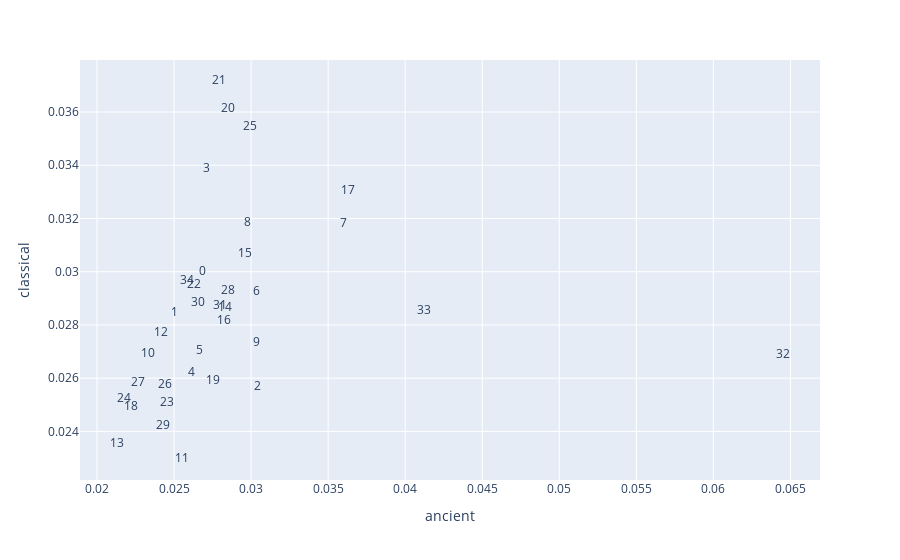

Notebook code for this chart:
### Markdown cell above
### Analysis
The top topics for modern texts include: (27) woman, history, kind, husband, sciences, space, classes, dream, universe, series.
The top topics for classical texts include: (21) reason, happiness, nation, hands, circumstances, slave, conception, consequence, affection, wise, (20) mind, principle, experience, rule, countries, imagination, understanding, mothers, danger, philosopher. 
The top topics for ancient texts include: (32) children, party, philosophy, elements, members, light.

### Code cell
#scatter plot looking at distribution of topics of ancient and classical texts
px.scatter(ERA.reset_index(), 'ancient', 'classical', hover_name='topterms', text='topic_id')\
    .update_traces(mode='text')

### Figure 1 — Plotly figure (JSON) as saved in the notebook; plotly's stock layout.template omitted (floating-point values rounded to 4 significant figures)
{"data": [{"hovertemplate": "<b>%{hovertext}</b><br><br>ancient=%{x}<br>classical=%{y}<br>topic_id=%{text}<extra></extra>", "hovertext": ["character object strength structure regard possibility faith true ground consequences", "form right country home friends authority group attempt antisemitism doctrine", "things mother years rights father need reflection reasons study music", "nature fact sense family source opinions conduct violence community stage", "action good spirit fear movements individuals labour values presence figure", "laws origin head book possession differences claim method literature proportion", "virtue soul desire feeling acts labor term mans conditions domination", "men body eyes manner female evil sign development choice days", "time education age objects sex difference representation position persons element", "state question opinion principles wisdom care lives accordance nation worth", "property consciousness wealth humanity imperialism masses pain notion today ideal", "moment yes marriage op cit parents instance sight facts control", "heart cases morality leaders bourgeoisie vice price weakness domain services", "language words self act period mass event lovers advantage forms", "hand person war force duty art friend struggle appearance desires", "women point view men mankind status passion city injustice youth", "place work justice reality race analysis degree groups opposition powers", "man order knowledge society end house attitude proof turn material", "government times condition cause interests effect pride slavery conflict sphere", "life girl sake argument animals half propaganda functions game poets", "mind principle experience rule countries imagination understanding mothers danger philosopher", "reason happiness nation hands circumstances slave conception consequence affection wise", "people existence respect individual future politics revolution religion honour glory", "male value situation subject basis lover importance problem oppression level", "course process influence police feelings rules share pure path concept", "power way idea class beings living theory friendship wife service", "case thought day role child word necessity birth image qualities", "woman history kind husband sciences space classes dream universe series", "love example pleasures contrary beauty activity duties master causes policy", "movement matter death sort ones parties attention womens beginning mode", "world law pleasure century relations gods signs doubt population concern", "thing truth freedom face meaning son questions step womans problems", "children party philosophy non elements cum quod est members light", "means relation actions use earth result terms virtues citizens taste", "money number ideas species girls business equality rest expression destiny"], "legendgroup": "", "marker": {"color": "#636efa", "symbol": "circle"}, "mode": "text", "name": "", "orientation": "v", "showlegend": false, "text": [0, 1, 2, 3, 4, 5, 6, 7, 8, 9, 10, 11, 12, 13, 14, 15, 16, 17, 18, 19, 20, 21, 22, 23, 24, 25, 26, 27, 28, 29, 30, 31, 32, 33, 34], "type": "scatter", "x": [0.02683, 0.02503, 0.03039, 0.02711, 0.02612, 0.02668, 0.03038, 0.03601, 0.02977, 0.03037, 0.02328, 0.0255, 0.02415, 0.0213, 0.02829, 0.02962, 0.02824, 0.03626, 0.02218, 0.02754, 0.02849, 0.02795, 0.02628, 0.02456, 0.02178, 0.02995, 0.02442, 0.02265, 0.02849, 0.02428, 0.02654, 0.02801, 0.06452, 0.0412, 0.02584], "xaxis": "x", "y": [0.03001, 0.02845, 0.02565, 0.03388, 0.02619, 0.02702, 0.02925, 0.03181, 0.03182, 0.02731, 0.02692, 0.02296, 0.02769, 0.02351, 0.02865, 0.03067, 0.02816, 0.03305, 0.02493, 0.02591, 0.0361, 0.03717, 0.02952, 0.02508, 0.02522, 0.03544, 0.02575, 0.02581, 0.02929, 0.02422, 0.02881, 0.02871, 0.02689, 0.02853, 0.02965], "yaxis": "y"}], "layout": {"autosize": true, "legend": {"tracegroupgap": 0}, "margin": {"t": 60}, "xaxis": {"anchor": "y", "autorange": true, "domain": [0, 1], "range": [0.0189, 0.06692], "title": {"text": "ancient"}, "type": "linear"}, "yaxis": {"anchor": "x", "autorange": true, "domain": [0, 1], "range": [0.02217, 0.03796], "title": {"text": "classical"}, "type": "linear"}}}
